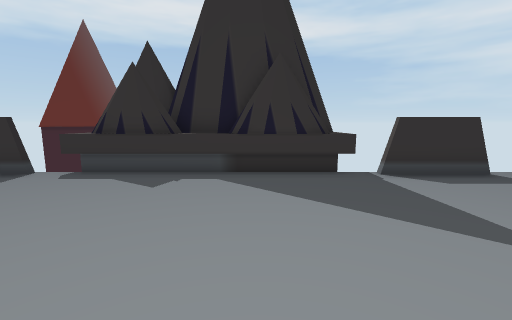
[1] (above)

18 first-person views from a walk through a scene from a Unity 3-D project. The camera is 1.3 m above the floor, tilts 8° down and sees 90° across. The floor is counted in squares, 1 m on a side. Each view is taken from the middle of a square. On the plan, view 1 faces up. The plan holds only what a view shows up to about 13 squares ahead; the rest is blank. The place goes on beyond the plan. The player character is not drawn.

[2]
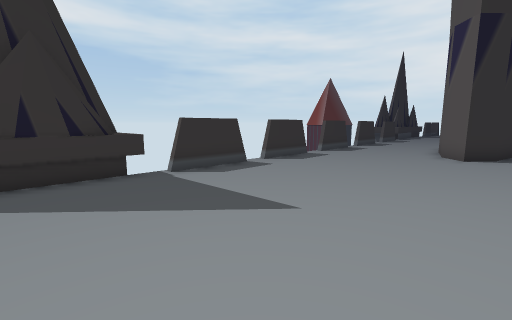

[3]
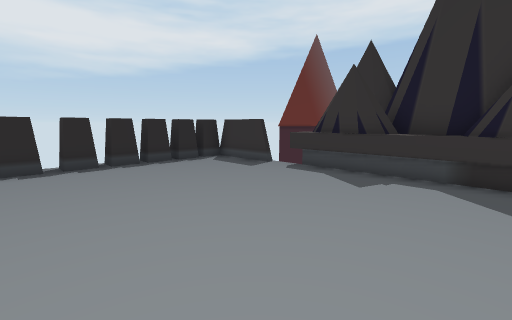

[4]
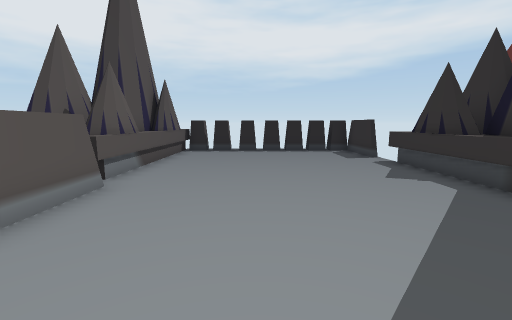

[5]
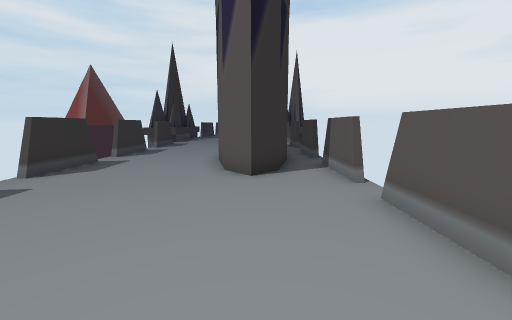

[6]
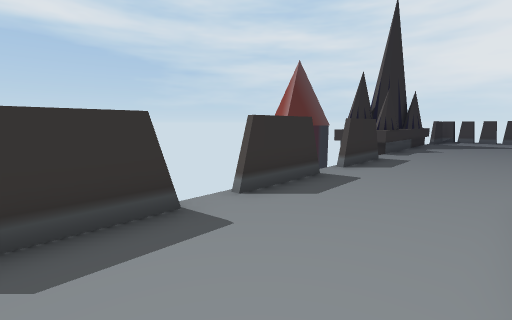

[7]
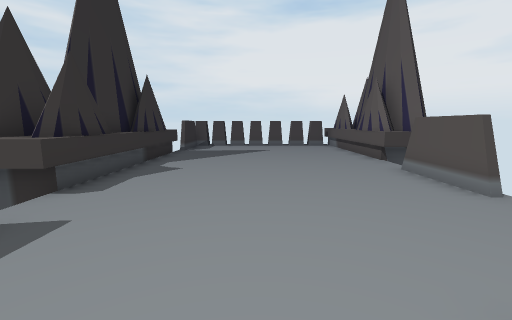

[8]
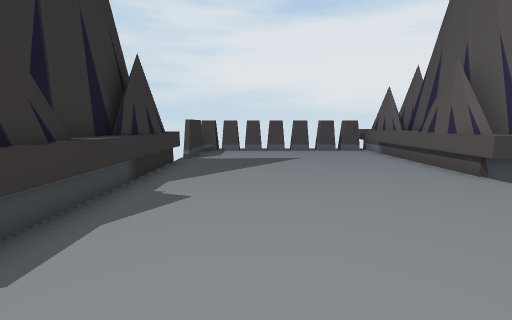

[9]
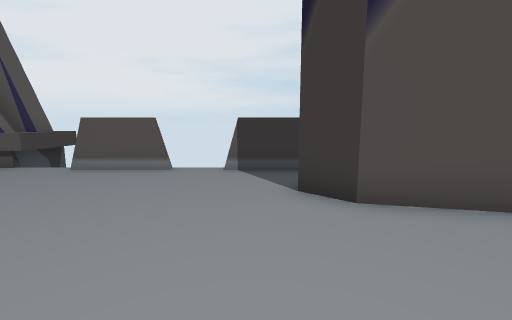

[10]
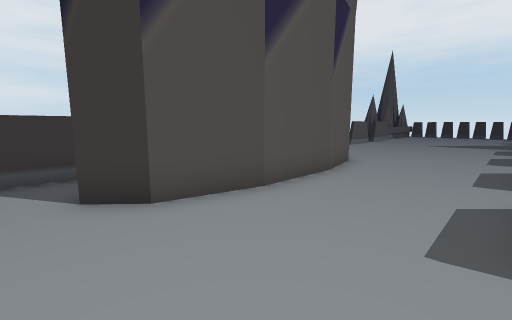

[11]
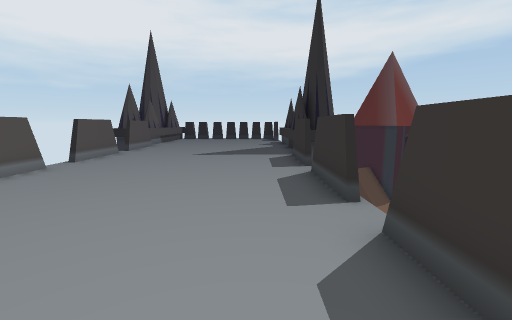

[12]
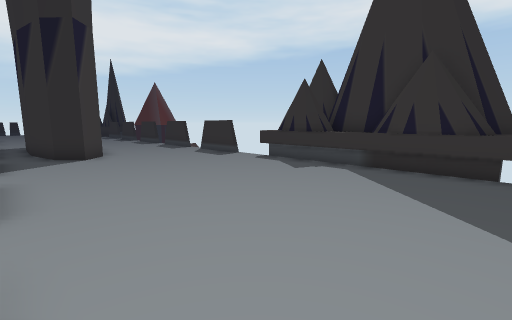

[13]
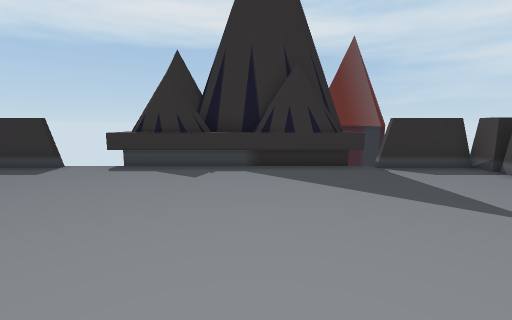

[14]
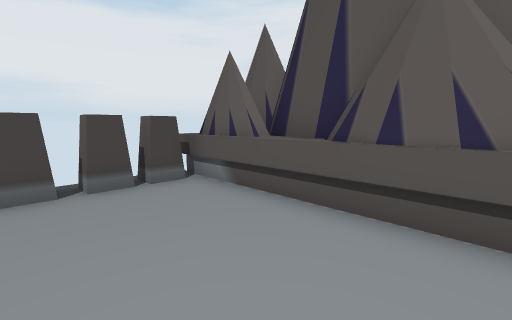

[15]
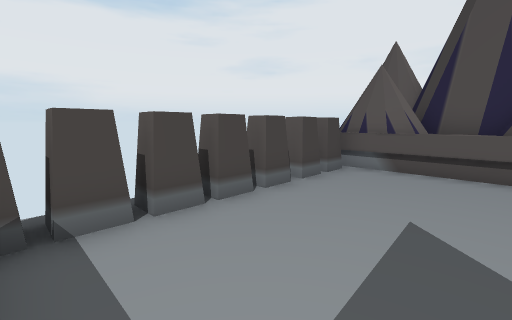

[16]
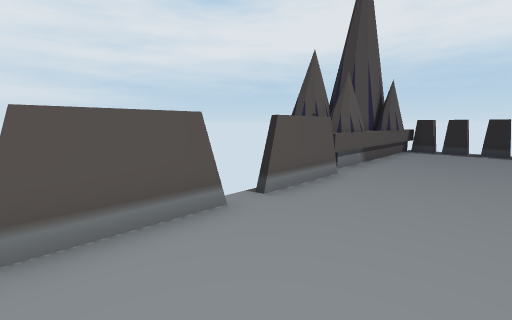

[17]
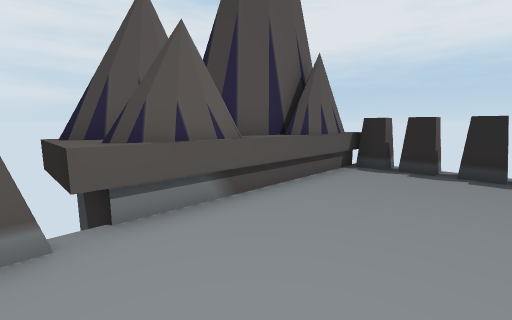

[18]
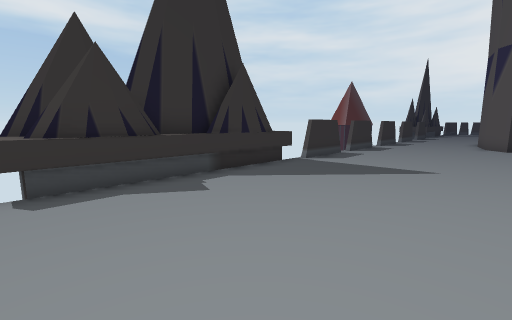

### Floor plan
Key: @ floor where view 1 was taken; # wall or solid block; x gap in a wall; . floor; ^ raised ledge; v drop or lower ground.
Columns run from 9 left of view 1 to 35 right of it. Each row starts with its distance up from view 1.
  9     ^#                           #
  8     ^^#####                      ^^######
  7 ###x^##^^### ##xx##vx##vv##v ##x ^##^###^x#x#
  6 ^...........................................^
  5 ^...........................................^
  4 ^...........................................^
  3 ^...........................................^
  2 ^....................########...............^
  1 ^....................##  #####..............^
  0 ^........@............######................^
 -1 ^.......###.###.###.###.###..##..###........^
 -2 ^###^##^           vv                ^###^##^
 -3     ###^                             ##  ###
 -4        #

Positions as (right, up) in squares from view 1, and headings:
1: (0, 0), facing up
2: (0, 0), facing up-right
3: (0, 0), facing up-left
4: (4, 2), facing left
5: (5, 1), facing right
6: (12, 3), facing up-right
7: (19, 3), facing right
8: (22, 4), facing right
9: (21, 6), facing down
10: (21, 6), facing down-left
11: (14, 5), facing left
12: (31, -1), facing up-left
13: (28, -1), facing up
14: (29, 2), facing down-right
15: (31, 6), facing down-right
16: (5, 2), facing down-left
17: (-1, 2), facing down-left
18: (-5, 1), facing up-right
